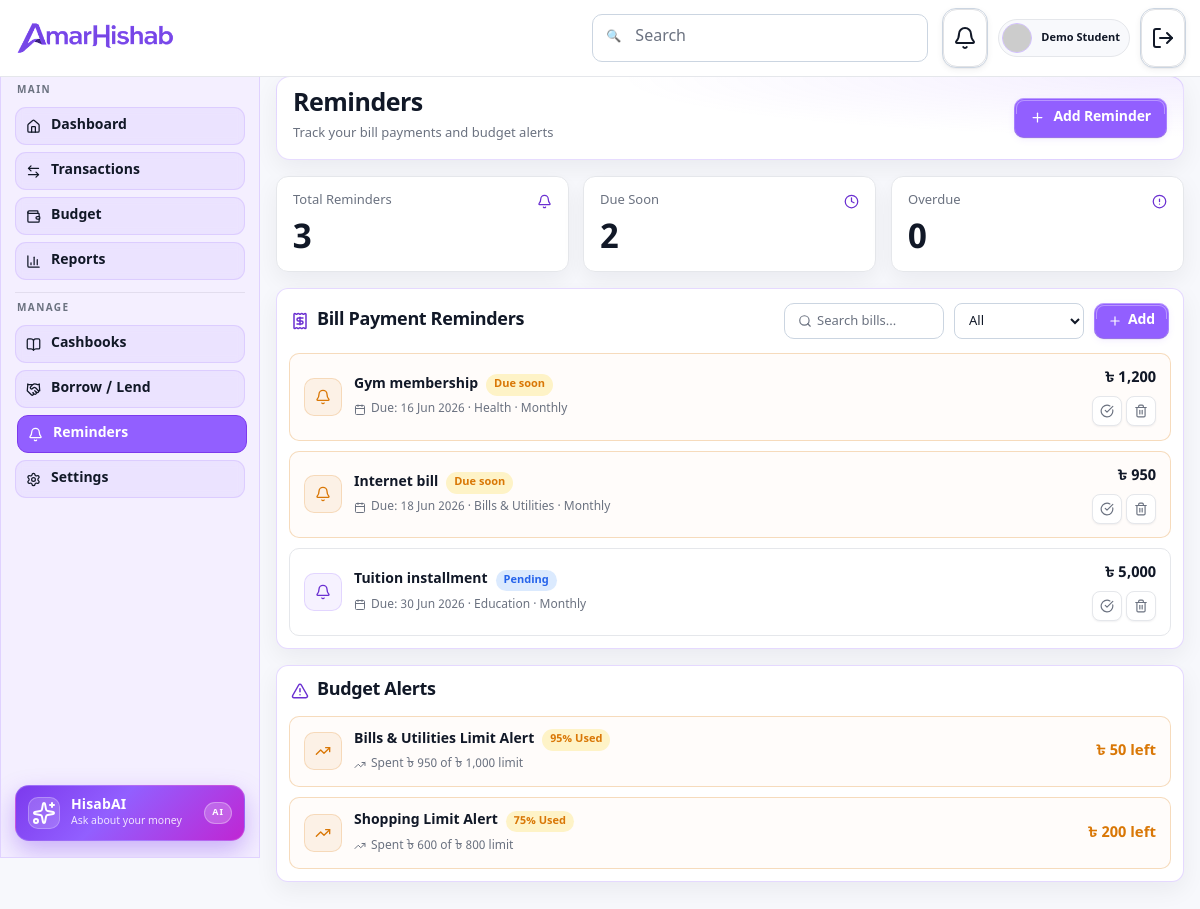
Screenshot of /pages/reminders.php (signed in) with the database file from the repository.
### tables this page shows
CREATE TABLE reminders (
	id           INT UNSIGNED AUTO_INCREMENT PRIMARY KEY,
	user_id      INT UNSIGNED NOT NULL,
	title        VARCHAR(150) NOT NULL,
	category     VARCHAR(120) NULL,
	amount       DECIMAL(12,2) NULL,
	due_date     DATE         NOT NULL,
	repeat_cycle ENUM('none','weekly','monthly') NOT NULL DEFAULT 'none',
	is_done      TINYINT(1)   NOT NULL DEFAULT 0,
	created_at   TIMESTAMP    NOT NULL DEFAULT CURRENT_TIMESTAMP,
	CONSTRAINT fk_rem_user FOREIGN KEY (user_id)
		REFERENCES users(id) ON DELETE CASCADE,
	INDEX idx_rem_user_due (user_id, due_date)
);

CREATE TABLE budget_categories (
	id           INT UNSIGNED AUTO_INCREMENT PRIMARY KEY,
	user_id      INT UNSIGNED NOT NULL,
	cashbook_id  INT UNSIGNED NULL,
	name         VARCHAR(120) NOT NULL,
	icon         VARCHAR(60)  NULL,
	color        VARCHAR(20)  NULL,
	limit_amount DECIMAL(12,2) NOT NULL DEFAULT 0,
	created_at   TIMESTAMP    NOT NULL DEFAULT CURRENT_TIMESTAMP,
	CONSTRAINT fk_budget_user FOREIGN KEY (user_id)
		REFERENCES users(id) ON DELETE CASCADE,
	CONSTRAINT fk_budget_cashbook FOREIGN KEY (cashbook_id)
		REFERENCES cashbooks(id) ON DELETE SET NULL,
	INDEX idx_budget_user (user_id)
);

### config/db.php (called while the page is built, shortened)
<?php
function app_config(): array
{
	$local  = __DIR__ . '/config.local.php';
	$sample = __DIR__ . '/config.sample.php';
	$config = file_exists($local) ? require $local : require $sample;
	return $config;
}
function db(): PDO
{
	static $pdo = null;
	if ($pdo instanceof PDO) {
		return $pdo;
	}
	$cfg = app_config()['db'];
	$host    = getenv('DB_HOST')    ?: $cfg['host'];
	$port    = getenv('DB_PORT')    ?: $cfg['port'];
	$name    = getenv('DB_NAME')    ?: $cfg['name'];
	$charset = getenv('DB_CHARSET') ?: $cfg['charset'];
	$user    = getenv('DB_USER')    ?: $cfg['user'];
	$pass    = getenv('DB_PASS') !== false ? getenv('DB_PASS') : $cfg['pass'];
	$dsn = sprintf('mysql:host=%s;port=%s;dbname=%s;charset=%s', $host, $port, $name, $charset);
	$options = [
		PDO::ATTR_ERRMODE            => PDO::ERRMODE_EXCEPTION,
		PDO::ATTR_DEFAULT_FETCH_MODE => PDO::FETCH_ASSOC,
		PDO::ATTR_EMULATE_PREPARES   => false,
	];
	$ssl = getenv('DB_SSL') !== false ? getenv('DB_SSL') : ($cfg['ssl'] ?? false);
	if (filter_var($ssl, FILTER_VALIDATE_BOOLEAN)) {
		$options[PDO::MYSQL_ATTR_SSL_VERIFY_SERVER_CERT] = false;
		$options[PDO::MYSQL_ATTR_SSL_CA] = getenv('DB_SSL_CA') ?: ($cfg['ssl_ca'] ?? null);
		if (empty($options[PDO::MYSQL_ATTR_SSL_CA])) {
			unset($options[PDO::MYSQL_ATTR_SSL_CA]);
		}
	}
	$pdo = new PDO($dsn, $user, $pass, $options);
	return $pdo;
}

### includes/reminders.php (called while the page is built, shortened)
<?php
require_once __DIR__ . '/../config/db.php';
function reminders_for_user(int $userId, string $filter = 'all'): array
{
	$where  = ['user_id = ?'];
	$params = [$userId];
	$today  = date('Y-m-d');
	if ($filter === 'paid') {
		$where[] = 'is_done = 1';
	} elseif ($filter === 'pending') {
		$where[] = 'is_done = 0 AND due_date >= ?';
		$params[] = $today;
	} elseif ($filter === 'overdue') {
		$where[] = 'is_done = 0 AND due_date < ?';
		$params[] = $today;
	}
	$sql = 'SELECT * FROM reminders WHERE ' . implode(' AND ', $where)
		. ' ORDER BY is_done ASC, due_date ASC, id DESC';
	$stmt = db()->prepare($sql);
	$stmt->execute($params);
	return $stmt->fetchAll();
}
function reminder_totals(int $userId): array
{
	$stmt = db()->prepare(
		'SELECT
			COUNT(*) AS total,
			SUM(is_done = 0 AND due_date BETWEEN CURDATE() AND DATE_ADD(CURDATE(), INTERVAL 7 DAY)) AS due_soon,
			SUM(is_done = 0 AND due_date < CURDATE()) AS overdue
		FROM reminders WHERE user_id = ?'
	);
	$stmt->execute([$userId]);
	return $stmt->fetch();
}

### includes/auth.php (called while the page is built, shortened)
<?php
function current_user(): ?array
{
	return $_SESSION['user'] ?? null;
}

### includes/helpers.php (called while the page is built, shortened)
<?php
function e(?string $value): string
{
	return htmlspecialchars($value ?? '', ENT_QUOTES, 'UTF-8');
}
function taka($amount): string
{
	$value = is_numeric($amount) ? (float) $amount : 0.0;
	return '৳ ' . number_format($value);
}

### includes/budget.php (called while the page is built, shortened)
<?php
require_once __DIR__ . '/../config/db.php';
function budget_categories_with_spent(int $userId, ?int $cashbookId = null): array
{
	$where  = ['bc.user_id = ?'];
	$params = [$userId];
	$sql = 'SELECT bc.id, bc.name, bc.icon, bc.color, bc.limit_amount, bc.cashbook_id,
				c.name AS cashbook_name,
				COALESCE((
					SELECT SUM(t.amount) FROM transactions t
					WHERE t.category_id = bc.id AND t.direction = \'out\'
					  AND t.occurred_at BETWEEN DATE_FORMAT(CURDATE(), \'%Y-%m-01 00:00:00\') AND DATE_FORMAT(LAST_DAY(CURDATE()), \'%Y-%m-%d 23:59:59\')
				), 0) AS spent
			FROM budget_categories bc
			LEFT JOIN cashbooks c ON c.id = bc.cashbook_id
			WHERE ' . implode(' AND ', $where) . '
			ORDER BY bc.name';
	$stmt = db()->prepare($sql);
	$stmt->execute($params);
	return $stmt->fetchAll();
}

### pages/reminders.php (the view, shortened to what this page needs)
<?php
require_once __DIR__ . '/../includes/reminders.php';
require_once __DIR__ . '/../includes/budget.php';
$userId  = current_user()['id'];
$allowed = ['all', 'pending', 'paid', 'overdue'];
$fp      = $_GET['filter'] ?? 'all';
$filter  = in_array($fp, $allowed, true) ? $fp : 'all';
$reminders = reminders_for_user($userId, $filter);
$totals    = reminder_totals($userId);
$alerts = array_filter(budget_categories_with_spent($userId), function ($c) {
	return $c['limit_amount'] > 0 && ($c['spent'] / $c['limit_amount']) >= 0.75;
});
?>
<!DOCTYPE html>
<html lang="en">
<head>
	<link rel="stylesheet" href="../styles/main.css" />
	<link rel="stylesheet" href="../styles/pages/dashboard.css" />
	<link rel="stylesheet" href="../styles/pages/reminders.css" />
</head>
<body data-page-title="Reminders">
	<div class="dashboard-layout">
		<?php include __DIR__ . '/../partials/navbar.php'; ?>
		<div class="dashboard-body">
			<?php include __DIR__ . '/../partials/sidebar.php'; ?>
			<main class="dashboard-main reminders-main">
				<section class="container-wide reminders-page">
					<header class="reminders-hero surface">
						<div class="reminders-hero-copy">
							<h1>Reminders</h1>
							<p>Track your bill payments and budget alerts</p>
						</div>
						<button
							class="btn btn-primary btn-sm"
							type="button"
							data-modal-target="#add-reminder-modal"
							aria-haspopup="dialog"
							aria-controls="add-reminder-modal"
						>
							<i data-lucide="plus" aria-hidden="true"></i>
							<span>Add Reminder</span>
						</button>
					</header>
					<section class="reminders-summary" aria-label="Reminder summary">
						<article class="reminder-stat-card surface">
							<div class="reminder-stat-head">
								<p>Total Reminders</p>
								<i data-lucide="bell" aria-hidden="true"></i>
							</div>
							<strong data-reminder-total><?= (int) $totals['total'] ?></strong>
						</article>
						<article class="reminder-stat-card surface">
							<div class="reminder-stat-head">
								<p>Due Soon</p>
								<i data-lucide="clock" aria-hidden="true"></i>
							</div>
							<strong class="reminder-stat-warning" data-reminder-due-soon><?= (int) $totals['due_soon'] ?></strong>
						</article>
						<article class="reminder-stat-card surface">
							<div class="reminder-stat-head">
								<p>Overdue</p>
								<i data-lucide="alert-circle" aria-hidden="true"></i>
							</div>
							<strong class="reminder-stat-danger" data-reminder-overdue><?= (int) $totals['overdue'] ?></strong>
						</article>
					</section>
					<section class="reminders-board surface">
						<header class="reminders-board-head">
							<h2>
								<i data-lucide="receipt" aria-hidden="true"></i>
								Bill Payment Reminders
							</h2>
							<div class="reminders-board-actions">
								<div class="input-wrap reminders-search-wrap" style="width: 160px;">
									<input id="reminder-search" class="input" type="text" placeholder="Search bills..." style="height: 36px; min-height: 36px; font-size: 13px; padding-left: 32px;" />
								</div>
								<form method="get" id="reminders-filter-form">
									<select class="select reminders-filter" name="filter" aria-label="Filter reminders" onchange="this.form.submit()">
										<option value="all" <?= $filter === 'all' ? 'selected' : '' ?>>All</option>
									</select>
								</form>
								<button
									class="btn btn-primary btn-sm"
									type="button"
									data-modal-target="#add-reminder-modal"
									aria-haspopup="dialog"
									aria-controls="add-reminder-modal"
								>
									<i data-lucide="plus" aria-hidden="true"></i>
									<span>Add</span>
								</button>
							</div>
						</header>
						<div class="reminder-list" data-bill-list>
							<?php if (empty($reminders)): ?>
								<p class="reminder-empty">No reminders here. Add one to stay on top of bills.</p>
							<?php else: ?>
								<?php foreach ($reminders as $r): ?>
									<?php
										$done = (int) $r['is_done'] === 1;
										if ($done) {
											$itemMod = ' reminder-item--paid'; $iconMod = ' reminder-item-icon--success';
											$badge = 'reminder-badge--paid'; $badgeText = 'Paid';
										} elseif ($r['due_date'] < $today) {
											$itemMod = ' reminder-item--overdue'; $iconMod = ' reminder-item-icon--danger';
											$badge = 'reminder-badge--overdue'; $badgeText = 'Overdue';
										} elseif ($r['due_date'] <= date('Y-m-d', strtotime('+7 days'))) {
											$itemMod = ' reminder-item--warning'; $iconMod = ' reminder-item-icon--warning';
											$badge = 'reminder-badge--warning'; $badgeText = 'Due soon';
										} else {
											$itemMod = ''; $iconMod = '';
											$badge = 'reminder-badge--pending'; $badgeText = 'Pending';
										}
									?>
									<article class="reminder-item<?= $itemMod ?>"
										data-title="<?= e(strtolower($r['title'])) ?>"
										data-category="<?= e(strtolower($r['category'] ?? '')) ?>"
										data-amount="<?= (float)$r['amount'] ?>">
										<div class="reminder-item-icon<?= $iconMod ?>">
											<i data-lucide="bell" aria-hidden="true"></i>
										</div>
										<div class="reminder-item-body">
											<div class="reminder-item-top">
												<strong class="reminder-item-title"><?= e($r['title']) ?></strong>
												<span class="reminder-badge <?= $badge ?>"><?= $badgeText ?></span>
											</div>
											<p class="reminder-item-date">
												<i data-lucide="calendar" aria-hidden="true"></i>
												Due: <?= e(date('j M Y', strtotime($r['due_date']))) ?>
												<?php if ($r['category']): ?> · <?= e($r['category']) ?><?php endif; ?>
												<?php if ($r['repeat_cycle'] !== 'none'): ?> · <?= e(ucfirst($r['repeat_cycle'])) ?><?php endif; ?>
											</p>
										</div>
										<div class="reminder-item-right">
											<strong class="reminder-item-amount"><?= $r['amount'] !== null ? e(taka($r['amount'])) : '—' ?></strong>
											<div class="reminder-item-actions">
												<?php if (!$done): ?>
													<form action="../actions/reminder-done.php" method="post" style="display:inline">
														<button class="icon-btn reminder-action-btn" type="submit" title="Mark as paid">
															<i data-lucide="check-circle" aria-hidden="true"></i>
														</button>
													</form>
												<?php endif; ?>
												<form action="../actions/reminder-delete.php" method="post" onsubmit="return confirm('Delete this reminder?');" style="display:inline">
													<button class="icon-btn reminder-action-btn reminder-action-btn--danger" type="submit" title="Delete">
														<i data-lucide="trash-2" aria-hidden="true"></i>
													</button>
												</form>
											</div>
										</div>
									</article>
								<?php endforeach; ?>
							<?php endif; ?>
						</div>
					</section>
					<section class="reminders-board surface">
						<header class="reminders-board-head">
							<h2>
								<i data-lucide="triangle-alert" aria-hidden="true"></i>
								Budget Alerts
							</h2>
						</header>
						<div class="reminder-list">
							<?php if (empty($alerts)): ?>
								<p class="reminder-empty">No budget alerts. You're within your limits.</p>
							<?php else: ?>
								<?php foreach ($alerts as $a): ?>
									<?php
										$spent = (float) $a['spent'];
										$limit = (float) $a['limit_amount'];
										$over  = $spent > $limit;
										$pct   = (int) round($spent / $limit * 100);
									?>
									<article class="reminder-item <?= $over ? 'reminder-item--overdue' : 'reminder-item--warning' ?>">
										<div class="reminder-item-icon <?= $over ? 'reminder-item-icon--danger' : 'reminder-item-icon--warning' ?>">
											<i data-lucide="trending-up" aria-hidden="true"></i>
										</div>
										<div class="reminder-item-body">
											<div class="reminder-item-top">
												<strong class="reminder-item-title"><?= e($a['name']) ?> <?= $over ? 'Budget Exceeded' : 'Limit Alert' ?></strong>
												<span class="reminder-badge <?= $over ? 'reminder-badge--overdue' : 'reminder-badge--warning' ?>"><?= $over ? 'Exceeded' : $pct . '% Used' ?></span>
											</div>
											<p class="reminder-item-date">
												<i data-lucide="trending-up" aria-hidden="true"></i>
												Spent <?= e(taka($spent)) ?> of <?= e(taka($limit)) ?> limit
											</p>
										</div>
										<div class="reminder-item-right">
											<strong class="reminder-item-amount <?= $over ? 'reminder-item-amount--danger' : 'reminder-item-amount--warning' ?>">
												<?= $over ? '+' . e(taka($spent - $limit)) : e(taka($limit - $spent)) . ' left' ?>
											</strong>
										</div>
									</article>
								<?php endforeach; ?>
							<?php endif; ?>
						</div>
					</section>
				</section>
			</main>
		</div>
	</div>
</body>
</html>

### rows the page displays
reminders: title "Gym membership", badgeText "Due soon", due_date "16 Jun 2026", category "Health", repeat_cycle "Monthly", amount "৳ 1,200"
reminders: title "Internet bill", badgeText "Due soon", due_date "18 Jun 2026", category "Bills & Utilities", repeat_cycle "Monthly", amount "৳ 950"
reminders: title "Tuition installment", badgeText "Pending", due_date "30 Jun 2026", category "Education", repeat_cycle "Monthly", amount "৳ 5,000"
budget_categories: name "Bills & Utilities", shows "Limit Alert", pct "95", spent "৳ 950", limit_amount "৳ 1,000", spent "৳ 50"
budget_categories: name "Shopping", shows "Limit Alert", pct "75", spent "৳ 600", limit_amount "৳ 800", spent "৳ 200"

### other values shown
$navUser['name'] "Demo Student"
$totals['total'] "3"
$totals['due_soon'] "2"
$totals['overdue'] "0"
